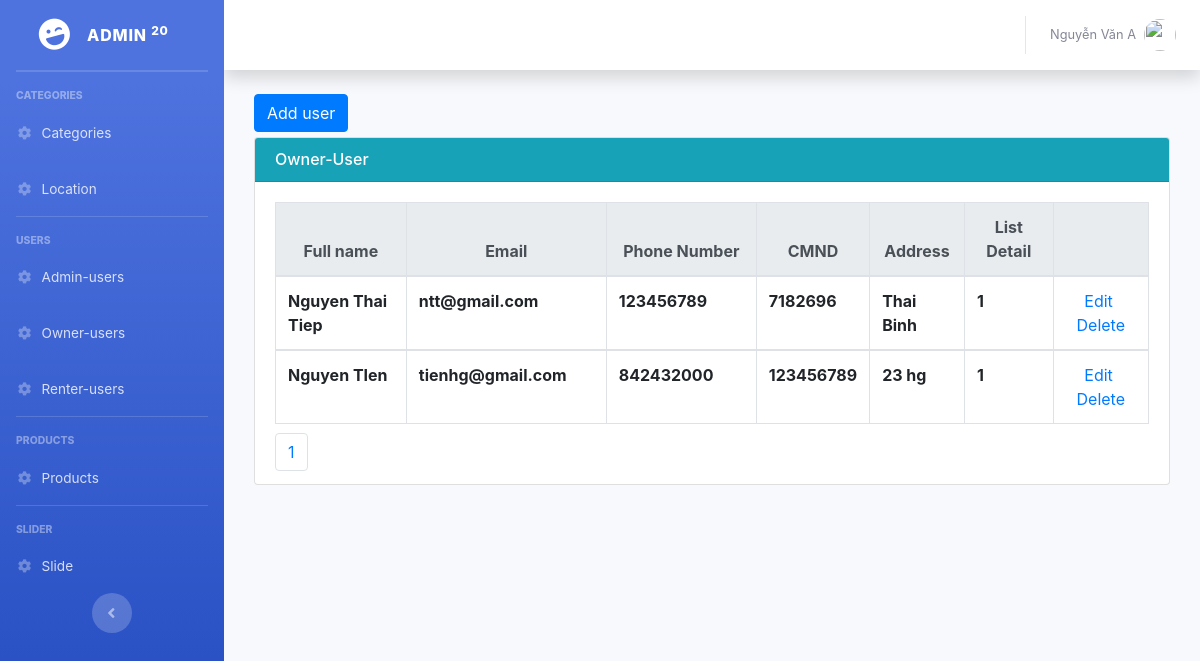
Before: /Backend/Admin/index.php?controller=ownerUsers&action=read (signed in) with the older database file.
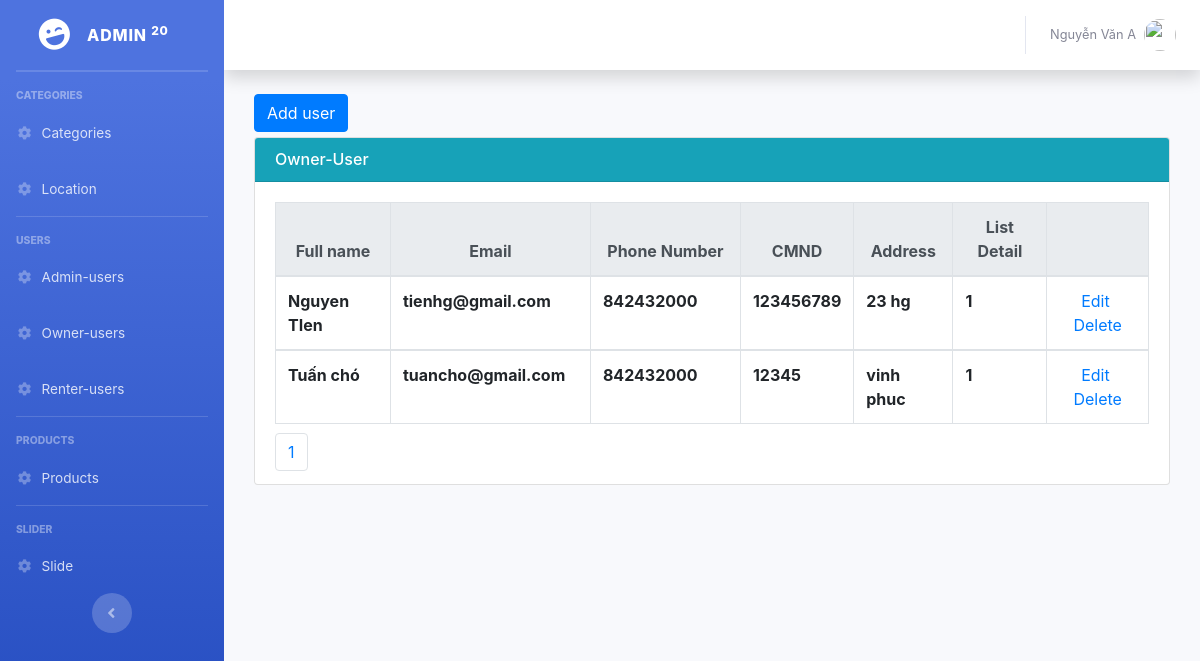
After: the same page with the newer database file.
### tables this page shows
CREATE TABLE `owner_users` (
  `id` int(11) NOT NULL,
  `name` varchar(500) NOT NULL,
  `email` varchar(500) NOT NULL,
  `password` varchar(500) NOT NULL,
  `phonenumber` int(11) NOT NULL,
  `cmnd` int(11) NOT NULL,
  `address` varchar(500) NOT NULL
);

### Backend/Admin/Controllers/OwnerUsersController.php (called while the page is built, shortened)
<?php
	include "Models/OwnerUsersModel.php";
	class OwnerUsersController extends OwnerUsersModel{
		public function read(){
			$recordPerPage = 4;
			$numPage = ceil($this->modelTotal()/$recordPerPage);
			$listRecord = $this->modelRead($recordPerPage);
			include "Views/OwnerUsersView.php";
		}
	}
 ?>

### Backend/Admin/Models/OwnerUsersModel.php (called while the page is built, shortened)
<?php
	class OwnerUsersModel{
		public function modelRead($recordPerPage){
			$total = $this->modelTotal();
			$numPage = ceil($total/$recordPerPage);
			$page = isset($_GET["p"]) && $_GET["p"] > 0 ? $_GET["p"]-1 : 0;
			$from = $page * $recordPerPage;
			$conn = Connection::getInstance();
			$query = $conn->query("select * from owner_users order by id asc limit $from, $recordPerPage");
			return $query->fetchAll();
		}
		public function modelTotal(){
			$conn = Connection::getInstance();
			$query = $conn->query("select id from owner_users order by id desc");
			return $query->rowCount();
		}
	}
 ?>

### Backend/Admin/Views/OwnerUsersView.php (the view, shortened to what this page needs)
<div class="col-md-12" >
    <div style="margin-bottom:5px;">
        <a href="index.php?controller=ownerUsers&action=create" class="btn btn-primary">Add user</a>
    </div>
    <div class="card card-primary">
       <h6 class="card-header bg-info" style="color: white">Owner-User</h6>
        <div class="card-body">
            <table class="table table-bordered">
              <thead class="thead-light">
                <tr style="text-align: center;">
                  <th scope="col">Full name</th>
                  <th scope="col" style="width: 200px;">Email</th>
                  <th scope="col" style="width: 150px;">Phone Number</th>
                  <th scope="col">CMND</th>
                  <th scope="col">Address</th>
                  <th scope="col">List Detail</th>
                  <th scope="col"></th>
                </tr>
              </thead>
              <?php foreach($listRecord as $rows): ?>
              <tbody>
                <tr >
                  <th><?php echo $rows->name; ?></th>
                  <th><?php echo $rows->email; ?></th>
                  <th><?php echo $rows->phonenumber; ?></th>
                  <th><?php echo $rows->cmnd;?></th>
                  <th><?php echo $rows->address;?></th>
                  <th>1</th>
                  <td style="text-align:center;">
                    <a href="index.php?controller=ownerUsers&action=update&id=<?php echo $rows->id; ?>">Edit</a>&nbsp;
                    <a href="index.php?controller=ownerUsers&action=delete&id=<?php echo $rows->id; ?>" onclick="return window.confirm('Are you sure?');">Delete</a>
                  </td>
                </tr>
              </tbody>
              <?php endforeach; ?>
            </table>
            <ul class="pagination">
                <li class="page-item">
                    <?php for($i = 1; $i <= $numPage; $i++): ?>
                    <a href="index.php?controller=ownerUsers&action=read&p=<?php echo $i; ?>" class="page-link"><?php echo $i; ?></a>
                    <?php endfor; ?>
                </li>
            </ul>
        </div>
    </div>
</div>

Changed rows visible on the page:
removed owner_users: name "Nguyen Thai Tiep", email "ntt@gmail.com", phonenumber "123456789", cmnd "7182696", address "Thai Binh"
added owner_users: name "Tuấn chó", email "tuancho@gmail.com", phonenumber "842432000", cmnd "12345", address "vinh phuc"
